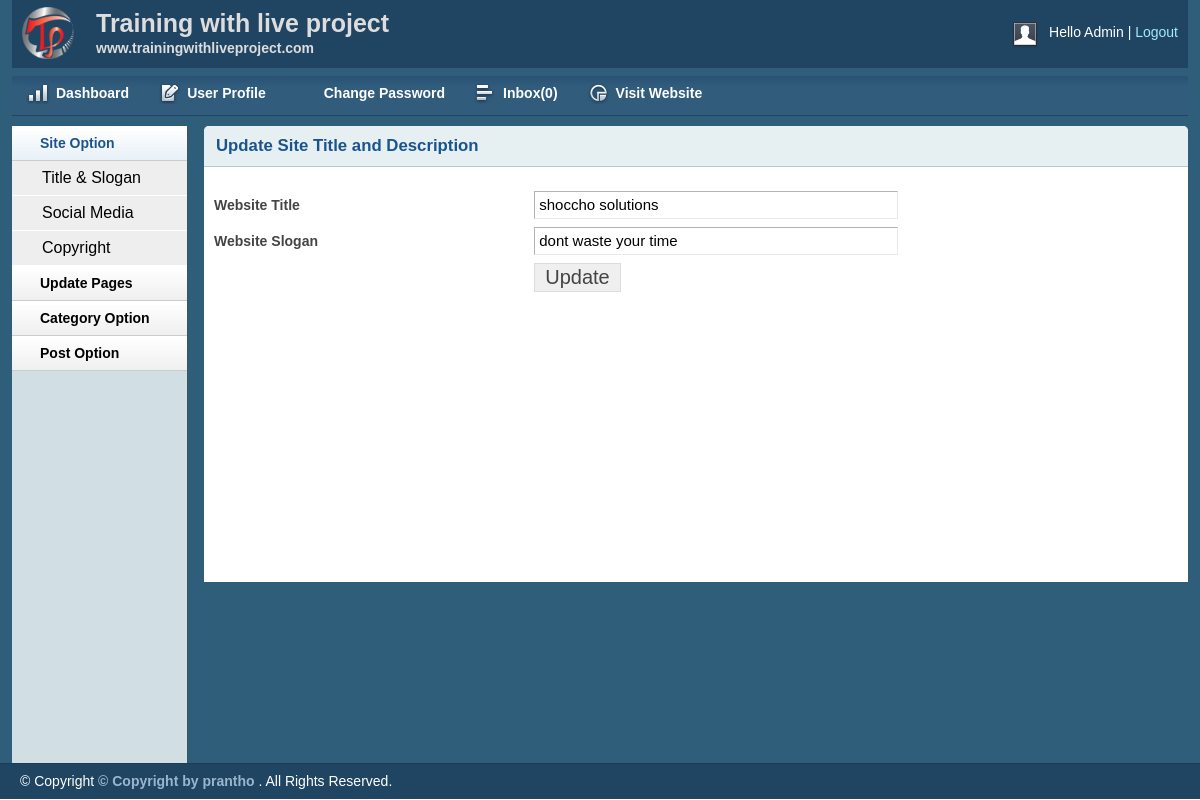
The app's page /admin/titleslogan.php (signed in) with its own data.
### tables this page shows
CREATE TABLE `slogan` (
  `id` int(11) NOT NULL,
  `sloga` varchar(255) NOT NULL,
  `des` varchar(255) NOT NULL,
  `img` varchar(100) NOT NULL
);

CREATE TABLE `footer` (
  `id` int(11) NOT NULL,
  `copy` varchar(255) NOT NULL
);

### lib/Database.php (called while the page is built, shortened)
<?php
class database{
    public function __construct(){
        $this->link =mysqli_connect('localhost','root','','blog') or die("error is:".mysqli_error($this->link));
    }
    public function select($data){
       $sel = mysqli_query($this->link,$data);
       if($sel){
         return $sel;
       }
    }
}
?>

### admin/titleslogan.php (the view, shortened to what this page needs)
<?php include 'inc/header.php' ?>
     <?php include 'inc/sidebar.php' ?>
        <div class="grid_10">
            <div class="box round first grid">
                <h2>Update Site Title and Description</h2>
                <div class="block sloginblock">
                <?php
                    $select="SELECT * FROM slogan where id=1";
                    $query = $db->select($select);
                    while($titslogan= mysqli_fetch_array($query)){?>
                 <form action="" method="post">
                    <table class="form">
                        <tr>
                            <td>
                                <label>Website Title</label>
                            </td>
                            <td>
                                <input type="text" value='<?php echo $titslogan['sloga']; ?>' name="title" class="medium" />
                            </td>
                        </tr>
						 <tr>
                            <td>
                                <label>Website Slogan</label>
                            </td>
                            <td>
                                <input type="text" value='<?php echo $titslogan['des']; ?>' name="slogan" class="medium" />
                            </td>
                        </tr>
						 <tr>
                            <td>
                            </td>
                            <td>
                                <input type="submit" name="submit" Value="Update" />
                            </td>
                        </tr>
                    </table>
                    </form>
                    <?php
                        }
                ?>
                </div>
            </div>
        </div>
     <?php include 'inc/footer.php' ?>

### admin/inc/footer.php (shortened to what this page needs)
    <div id="site_info">
        <p>
         &copy; Copyright
         <a href="http://trainingwithliveproject.com">
         <?php
            $select="SELECT * FROM footer where id=1";
            $query = $db->select($select);
            while($footer= mysqli_fetch_array($query)){
                echo $footer['copy'];
            }
        ?>
        </a>. All Rights Reserved.
        </p>
    </div>
</body>
</html>

### admin/css/layout.css (style rules this page uses)
body { background: #fff none repeat scroll 0 0; color: #444; font-size: 14px; padding: 0; }
a { color: #000; font-weight:bold; text-decoration: none; }
h1, h2, h3, h4, h5, h6 { line-height:1.2em; margin-bottom:.3em; }
h2 { margin-top:1em; }
.box { background:#fff; margin-bottom:20px; padding:10px 10px 10px 10px; margin-left:-8px; }
.box.grid { padding-bottom:40px; }
.box.round { -moz-border-radius: 5px 5px 0px 0px; -webkit-border-radius: 5px 5px 0px 0px; border-radius: 5px 5px 0px 0px; }
.box h2 { font-size:1.2em; font-weight:bold; color:#1B548D; background:#E6F0F3; margin:-10px -10px 0 -10px; padding:10px 12px; border-bottom:1px solid #B3CBD6; -moz-border-radius: 5px 5px 0px 0px; -webkit-border-radius: 5px 5px 0px 0px; border-radius: 5px 5px 0px 0px; }
.box.first { min-height: 406px; }
.block { padding-top:20px; }
p { margin-bottom:1em; }
table.form { width:100%; }
table.form td { padding:4px 0px; }
table.form label { font-weight:bold; }
table.form input, table.form select { font-size: 15px; padding: 4px 4px 5px 4px; border-top: 1px solid #b3b3b3; border-left: 1px solid #b3b3b3; border-right: 1px solid #eaeaea; border-bottom: 1px solid #eaeaea; }
table.form input[type="submit"] { border: 1px solid #ddd; color: #444; cursor: pointer; font-size: 20px; padding: 2px 10px; }
input.medium { width: 55%; }
#site_info { color:#fff; background:#204562; border-top:1px solid #1d3b53; padding-left:20px; }
#site_info p { line-height:35px; margin-bottom:0px; }
#site_info a { color:#9ab6cc; }
.block { padding-bottom:1px; }

### records on screen
slogan: title "shoccho solutions", slogan "dont waste your time"
footer: copy "© Copyright by prantho"

### other values on screen
$num "0"
